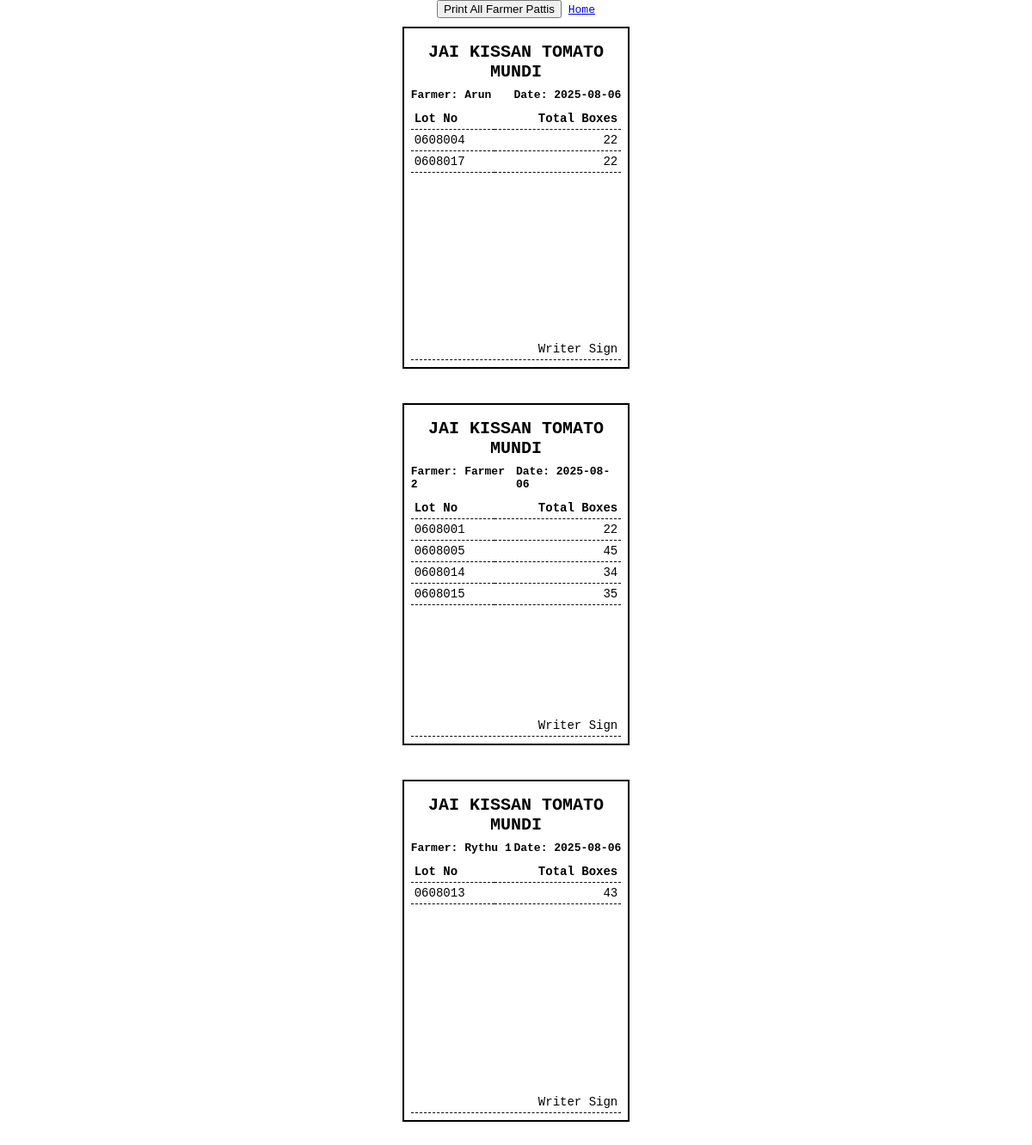
The page /receipt/farmer_pattis/2 on the database its author committed.
### app/models.py (models this page shows)
class Farmer(db.Model):
    id = db.Column(db.Integer, primary_key=True)
    name = db.Column(db.String(100), nullable=False)

class DriverPatti(db.Model):
    id = db.Column(db.Integer, primary_key=True)
    driver_id = db.Column(db.Integer, db.ForeignKey('driver.id'))
    transport_rate = db.Column(db.Float)
    date = db.Column(db.String)

class LotInfo(db.Model):
    id = db.Column(db.Integer, primary_key=True)
    driver_patti_id = db.Column(db.Integer, db.ForeignKey('driver_patti.id'))
    farmer_id = db.Column(db.Integer, db.ForeignKey('farmer.id'))
    lot_number = db.Column(db.String(50))
    jk_boxes = db.Column(db.Integer)
    other_boxes = db.Column(db.Integer)
    transport_rate = db.Column(db.Float)
    total_boxes = db.Column(db.Integer)
    transport_amount = db.Column(db.Float)
    date = db.Column(db.String(20))

### app/routes.py (the view)
@main.route("/receipt/farmer_pattis/<int:driver_patti_id>")
def farmer_patti_receipts(driver_patti_id):
    db = get_db_connection()
    cur = db.cursor()
    lots = cur.execute("""
        SELECT li.lot_number, li.jk_boxes, li.other_boxes, dp.date, f.name as farmer_name, f.id as farmer_id
        FROM lot_info li
        JOIN driver_patti dp ON li.driver_patti_id = dp.id
        JOIN farmer f ON f.id = li.farmer_id
        WHERE li.driver_patti_id = ?
        ORDER BY f.name, li.lot_number
    """, (driver_patti_id,)).fetchall()
    from collections import defaultdict
    farmer_lots = defaultdict(list)
    for lot in lots:
        farmer_lots[lot["farmer_id"]].append(lot)
    return render_template("farmer_receipts.html", farmer_lots=farmer_lots)

### app/routes.py (called while the page is built)
def get_db_connection():
    conn = sqlite3.connect(DB_PATH)
    conn.row_factory = sqlite3.Row  # Allows accessing columns by name
    return conn

### app/templates/farmer_receipts.html (shortened to what this page needs)
<!DOCTYPE html>
<html>
<head>
</head>
<body>
  <div class="no-print" style="text-align:center; margin-bottom: 10px;">
    <button onclick="window.print()">Print All Farmer Pattis</button>
    <a href="/entry">Home</a>
  </div>
  {% for farmer_id, lots in farmer_lots.items() %}
   <div class="receipt">
  <div class="receipt-content">
    <div class="receipt-header">Jai Kissan Tomato Mundi</div>
    <div class="header-line">
      <span>Farmer: {{ lots[0].farmer_name }}</span>
      <span>Date: {{ lots[0].date }}</span>
    </div>
    <table>
      <thead>
        <tr><th>Lot No</th><th class="right">Total Boxes</th></tr>
      </thead>
      <tbody>
        {% for lot in lots %}
          {% set lot_total = lot.jk_boxes + lot.other_boxes %}
          <tr>
            <td>{{ lot.lot_number }}</td>
            <td class="right">{{ lot_total }}</td>
          </tr>
        {% endfor %}
      </tbody>
    </table>
  </div>
  <div class="signature-section">
    <br><br>
    <table>
      <tr>
        <td class="right">Writer Sign</td>
      </tr>
    </table>
  </div>
</div>
  {% endfor %}
</body>
</html>

### app/templates/farmer_receipts.html (style rules this page uses)
body { font-family: monospace; width: 70mm; margin: 0 auto; }
.receipt { page-break-after: always; margin-bottom: 40px; min-height: 10cm; display: flex; flex-direction: column; border: 2px solid black; padding: 8px; }
.receipt-header { font-size: 20px; font-weight: bold; text-align: center; margin-top: 8px; margin-bottom: 8px; text-transform: uppercase; }
.receipt-content { flex-grow: 0; }
.signature-section { margin-top: auto; }
.header-line { display: flex; justify-content: space-between; font-weight: bold; margin: 4px 0; }
table { width: 100%; border-collapse: collapse; margin-top: 8px; }
th, td { border-bottom: 1px dashed #000; padding: 4px; font-size: 14px; text-align: left; }
.right { text-align: right; }

### rows shown on the page
Farmer: name "Arun"
DriverPatti: date "2025-08-06" "2025-08-06" "2025-08-06"
LotInfo: lot_number "0608004", lot_total "22"
LotInfo: lot_number "0608017", id "22"
Farmer: name "Farmer 2"
LotInfo: lot_number "0608001", lot_total "22"
LotInfo: lot_number "0608005", lot_total "45"
LotInfo: lot_number "0608014", lot_total "34"
LotInfo: lot_number "0608015", lot_total "35"
Farmer: name "Rythu 1"
LotInfo: lot_number "0608013", lot_total "43"
